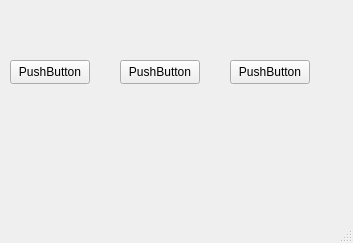
<?xml version="1.0" encoding="UTF-8"?>
<ui version="4.0">
 <class>MainWindow</class>
 <widget class="QMainWindow" name="MainWindow">
  <property name="geometry">
   <rect>
    <x>0</x>
    <y>0</y>
    <width>353</width>
    <height>243</height>
   </rect>
  </property>
  <property name="windowTitle">
   <string>MainWindow</string>
  </property>
  <widget class="QWidget" name="centralwidget">
   <widget class="QPushButton" name="pushButton">
    <property name="geometry">
     <rect>
      <x>10</x>
      <y>60</y>
      <width>80</width>
      <height>24</height>
     </rect>
    </property>
    <property name="text">
     <string>PushButton</string>
    </property>
   </widget>
   <widget class="QPushButton" name="pushButton_2">
    <property name="geometry">
     <rect>
      <x>120</x>
      <y>60</y>
      <width>80</width>
      <height>24</height>
     </rect>
    </property>
    <property name="text">
     <string>PushButton</string>
    </property>
   </widget>
   <widget class="QPushButton" name="pushButton_3">
    <property name="geometry">
     <rect>
      <x>230</x>
      <y>60</y>
      <width>80</width>
      <height>24</height>
     </rect>
    </property>
    <property name="text">
     <string>PushButton</string>
    </property>
   </widget>
  </widget>
  <widget class="QMenuBar" name="menubar">
   <property name="geometry">
    <rect>
     <x>0</x>
     <y>0</y>
     <width>353</width>
     <height>21</height>
    </rect>
   </property>
  </widget>
  <widget class="QStatusBar" name="statusbar"/>
 </widget>
 <resources/>
 <connections/>
</ui>
